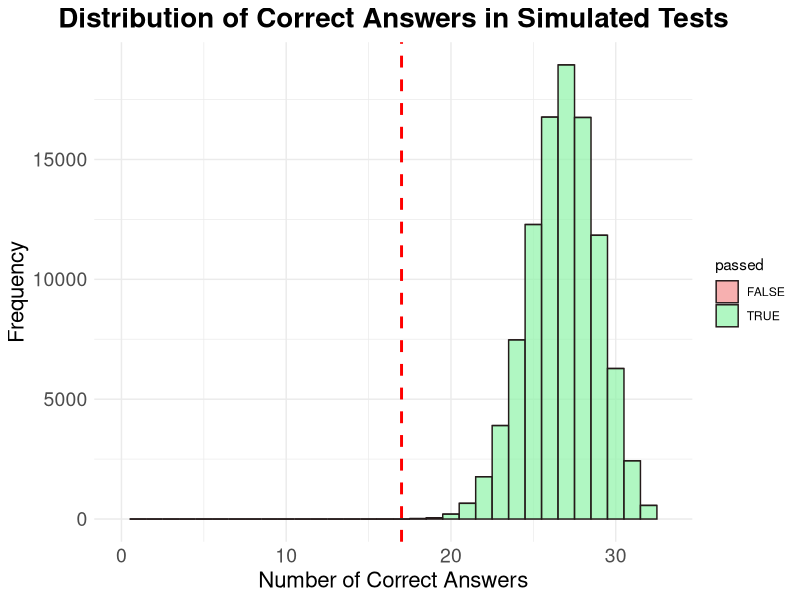
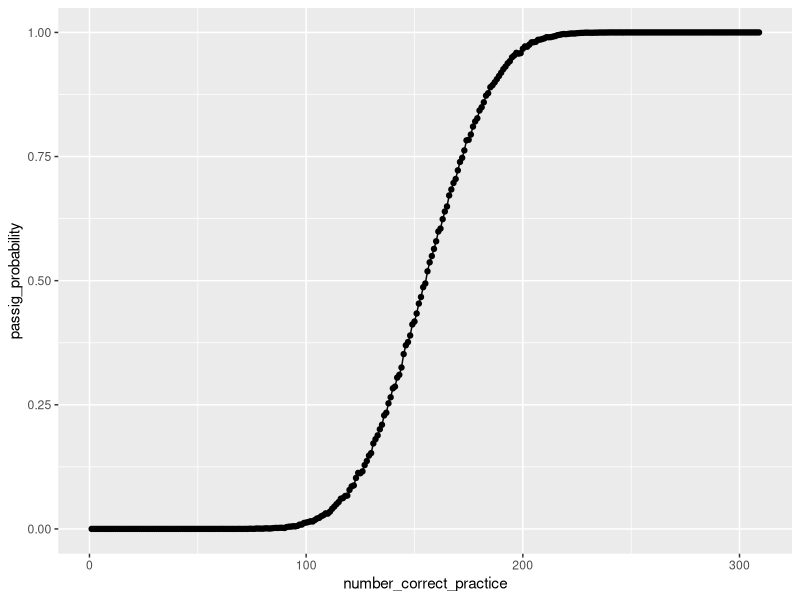

Here is the R script that generated these plots, in order:
## ---- chunk 1
#| lst-label: lst-monte-carlo-simulation
#| lst-cap: "Simple Monte Carlo simulation for passing the test"

# Set parameters
total_questions <- 308
correct_answers <- 250
test_questions <- 33
passing_score <- 17
n_simulations <- 100000


# create a vector to represent practice results
practice_results <- c(rep(1, correct_answers), rep(0, total_questions - correct_answers))

# sample 33 (i.e. test_questions) of those questions without replacement, and replicate this 10000 times
simulation_results <- replicate(n_simulations, {
  sum(sample(practice_results, test_questions, replace = FALSE))
})


## ---- chunk 2
#| label: fig-simulation-results-histogram
#| fig-cap: "Distribution of Correct Answers in Simulated Tests"


library(ggplot2)
library(dplyr)

data.frame(correct_answers = simulation_results) %>%
mutate(passed = correct_answers >= 17) %>%
ggplot(aes(x = correct_answers, fill = passed)) +
  geom_histogram(binwidth = 1, color = "#241a1aff", alpha = 0.7) +
  labs(title = "Distribution of Correct Answers in Simulated Tests",
       x = "Number of Correct Answers",
       y = "Frequency") +
  geom_vline(xintercept = 17, linetype = "dashed", color = "red", size = 1) +
  theme_minimal() +
  theme(
    plot.title = element_text(hjust = 0.5, size = 20, face = "bold"),
    axis.text = element_text(size = 14),
    axis.title = element_text(size = 16)
  ) +
  scale_x_continuous(limits = c(0, 33)) +
  scale_fill_manual(values = c("TRUE" = "#8ef4a7ff", "FALSE" = "#f48e8eff"))
## ---- chunk 3
#| label: passing-rate
#| fig-cap: "Percentage of Simulations Resulting in a Passing Score"

passing_rate <- mean(simulation_results >= passing_score) * 100
## ---- chunk 4
#| lst-label: lst-monte-carlo-simulation-all-levels
#| lst-cap: "Monte Carlo simulation for all practice test scores"

library(purrr)


# Create empty matrix to hold results
results_mat <- matrix(0, 308, 308) 
# Fill lower triangle with 1s to represent valid practice test scores
results_mat[lower.tri(results_mat)] <- 1
# Transpose the matrix to have practice test scores as rows and simulation results as columns
results_mat <- t(results_mat)
# add last column for case of all correct on practice test
results_mat <- cbind(results_mat, 1)



# Run simulations for all practice test scores
simulation_all_levels <- results_mat %>%
  as.data.frame() %>%
  tibble::tibble() %>%
  purrr::map(
    ~replicate(
      10000, 
      sum(sample(.x, 33, replace = FALSE))
    )
  )


## ---- chunk 5
simulation_all_levels %>%
  map_dbl(
    ~sum(.x >= 17)/10000
  ) %>%
  tibble::tibble(passig_probability = .) %>%
  mutate(number_correct_practice = row_number()) %>%
  ggplot(aes(number_correct_practice, passig_probability)) +
  geom_point() +
  geom_line() 
